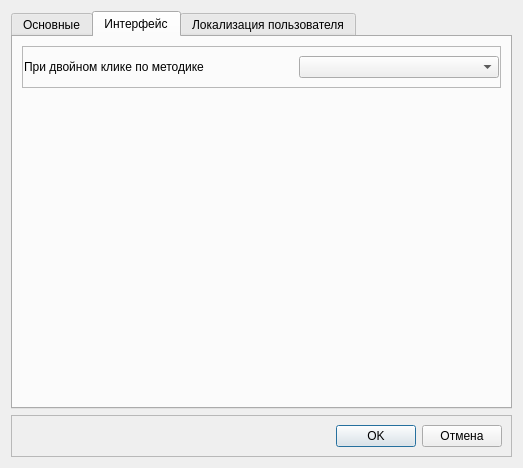
<?xml version="1.0" encoding="UTF-8"?>
<ui version="4.0">
 <class>AAnalyserSettings</class>
 <widget class="QDialog" name="AAnalyserSettings">
  <property name="geometry">
   <rect>
    <x>0</x>
    <y>0</y>
    <width>523</width>
    <height>462</height>
   </rect>
  </property>
  <property name="windowTitle">
   <string>Параметры A-Analyser</string>
  </property>
  <layout class="QVBoxLayout" name="verticalLayout">
   <item>
    <widget class="QTabWidget" name="twTabs">
     <property name="currentIndex">
      <number>1</number>
     </property>
     <widget class="QWidget" name="tabMain">
      <attribute name="title">
       <string>Основные</string>
      </attribute>
      <layout class="QVBoxLayout" name="verticalLayout_4">
       <item>
        <widget class="QFrame" name="frPatientWindowNumber">
         <property name="frameShape">
          <enum>QFrame::StyledPanel</enum>
         </property>
         <property name="frameShadow">
          <enum>QFrame::Raised</enum>
         </property>
         <layout class="QHBoxLayout" name="horizontalLayout_2">
          <item>
           <widget class="QLabel" name="lblPatientWindowNumber">
            <property name="text">
             <string>Окно пациента располагать на мониторе</string>
            </property>
           </widget>
          </item>
          <item>
           <widget class="QComboBox" name="cbPatientWindowNumber">
            <property name="sizePolicy">
             <sizepolicy hsizetype="Fixed" vsizetype="Fixed">
              <horstretch>0</horstretch>
              <verstretch>0</verstretch>
             </sizepolicy>
            </property>
           </widget>
          </item>
         </layout>
        </widget>
       </item>
       <item>
        <widget class="QFrame" name="frOnePatient">
         <property name="frameShape">
          <enum>QFrame::StyledPanel</enum>
         </property>
         <property name="frameShadow">
          <enum>QFrame::Plain</enum>
         </property>
         <layout class="QVBoxLayout" name="verticalLayout_2">
          <item>
           <widget class="QCheckBox" name="cbOnePatient">
            <property name="text">
             <string>Работать с одним пациентом</string>
            </property>
           </widget>
          </item>
          <item>
           <widget class="QFrame" name="frOnePatientFIO">
            <property name="frameShape">
             <enum>QFrame::StyledPanel</enum>
            </property>
            <property name="frameShadow">
             <enum>QFrame::Raised</enum>
            </property>
            <layout class="QHBoxLayout" name="horizontalLayout_3">
             <property name="spacing">
              <number>15</number>
             </property>
             <item>
              <widget class="QLabel" name="lblOnePatientFIO">
               <property name="text">
                <string>ФИО пациента</string>
               </property>
              </widget>
             </item>
             <item>
              <widget class="QLineEdit" name="edOnePatientFIO"/>
             </item>
            </layout>
           </widget>
          </item>
         </layout>
        </widget>
       </item>
       <item>
        <widget class="QGroupBox" name="gbRunningMode">
         <property name="title">
          <string>Режим проведения тестов</string>
         </property>
         <layout class="QVBoxLayout" name="verticalLayout_6">
          <item>
           <widget class="QComboBox" name="cbRunningMode"/>
          </item>
          <item>
           <widget class="QFrame" name="frTimeCounter">
            <property name="frameShape">
             <enum>QFrame::StyledPanel</enum>
            </property>
            <property name="frameShadow">
             <enum>QFrame::Raised</enum>
            </property>
            <layout class="QHBoxLayout" name="horizontalLayout_4">
             <item>
              <widget class="QLabel" name="lblTimeCounter">
               <property name="text">
                <string>Отсчитывать время, секунд</string>
               </property>
              </widget>
             </item>
             <item>
              <widget class="QSpinBox" name="edTimeCounter">
               <property name="sizePolicy">
                <sizepolicy hsizetype="Fixed" vsizetype="Fixed">
                 <horstretch>0</horstretch>
                 <verstretch>0</verstretch>
                </sizepolicy>
               </property>
               <property name="minimumSize">
                <size>
                 <width>70</width>
                 <height>0</height>
                </size>
               </property>
               <property name="minimum">
                <number>1</number>
               </property>
               <property name="maximum">
                <number>10</number>
               </property>
               <property name="value">
                <number>5</number>
               </property>
              </widget>
             </item>
            </layout>
           </widget>
          </item>
          <item>
           <widget class="QFrame" name="frTimeLatent">
            <property name="frameShape">
             <enum>QFrame::StyledPanel</enum>
            </property>
            <property name="frameShadow">
             <enum>QFrame::Raised</enum>
            </property>
            <layout class="QHBoxLayout" name="horizontalLayout_5">
             <item>
              <widget class="QLabel" name="lblTimeLatent">
               <property name="text">
                <string>Латентный период, секунд</string>
               </property>
              </widget>
             </item>
             <item>
              <widget class="QSpinBox" name="edTimeLatent">
               <property name="sizePolicy">
                <sizepolicy hsizetype="Fixed" vsizetype="Fixed">
                 <horstretch>0</horstretch>
                 <verstretch>0</verstretch>
                </sizepolicy>
               </property>
               <property name="minimumSize">
                <size>
                 <width>70</width>
                 <height>0</height>
                </size>
               </property>
               <property name="minimum">
                <number>1</number>
               </property>
               <property name="maximum">
                <number>10</number>
               </property>
               <property name="value">
                <number>2</number>
               </property>
              </widget>
             </item>
            </layout>
           </widget>
          </item>
         </layout>
        </widget>
       </item>
       <item>
        <spacer name="verticalSpacer">
         <property name="orientation">
          <enum>Qt::Vertical</enum>
         </property>
         <property name="sizeHint" stdset="0">
          <size>
           <width>20</width>
           <height>40</height>
          </size>
         </property>
        </spacer>
       </item>
      </layout>
     </widget>
     <widget class="QWidget" name="tabInterface">
      <attribute name="title">
       <string>Интерфейс</string>
      </attribute>
      <layout class="QVBoxLayout" name="verticalLayout_7">
       <item>
        <widget class="QFrame" name="frTestDoubleClickMode">
         <property name="frameShape">
          <enum>QFrame::StyledPanel</enum>
         </property>
         <property name="frameShadow">
          <enum>QFrame::Raised</enum>
         </property>
         <layout class="QHBoxLayout" name="horizontalLayout_6">
          <property name="leftMargin">
           <number>1</number>
          </property>
          <property name="topMargin">
           <number>9</number>
          </property>
          <property name="rightMargin">
           <number>1</number>
          </property>
          <property name="bottomMargin">
           <number>9</number>
          </property>
          <item>
           <widget class="QLabel" name="lblTestDoubleClickMode">
            <property name="text">
             <string>При двойном клике по методике</string>
            </property>
           </widget>
          </item>
          <item>
           <spacer name="horizontalSpacer">
            <property name="orientation">
             <enum>Qt::Horizontal</enum>
            </property>
            <property name="sizeHint" stdset="0">
             <size>
              <width>40</width>
              <height>20</height>
             </size>
            </property>
           </spacer>
          </item>
          <item>
           <widget class="QComboBox" name="cbTestDoubleClickMode">
            <property name="minimumSize">
             <size>
              <width>200</width>
              <height>0</height>
             </size>
            </property>
           </widget>
          </item>
         </layout>
        </widget>
       </item>
       <item>
        <spacer name="verticalSpacer_2">
         <property name="orientation">
          <enum>Qt::Vertical</enum>
         </property>
         <property name="sizeHint" stdset="0">
          <size>
           <width>20</width>
           <height>302</height>
          </size>
         </property>
        </spacer>
       </item>
      </layout>
     </widget>
     <widget class="QWidget" name="tabUserLocalize">
      <attribute name="title">
       <string>Локализация пользователя</string>
      </attribute>
      <layout class="QVBoxLayout" name="verticalLayout_5">
       <item>
        <widget class="QGroupBox" name="gbUserLocalize">
         <property name="minimumSize">
          <size>
           <width>0</width>
           <height>350</height>
          </size>
         </property>
         <property name="title">
          <string>Вы находитесь в</string>
         </property>
         <layout class="QVBoxLayout" name="verticalLayout_3">
          <property name="spacing">
           <number>3</number>
          </property>
          <property name="leftMargin">
           <number>1</number>
          </property>
          <property name="topMargin">
           <number>1</number>
          </property>
          <property name="rightMargin">
           <number>1</number>
          </property>
          <property name="bottomMargin">
           <number>1</number>
          </property>
          <item>
           <widget class="QTreeView" name="tvUserLocalize">
            <attribute name="headerVisible">
             <bool>false</bool>
            </attribute>
           </widget>
          </item>
          <item>
           <widget class="QFrame" name="frame_2">
            <property name="frameShape">
             <enum>QFrame::StyledPanel</enum>
            </property>
            <property name="frameShadow">
             <enum>QFrame::Raised</enum>
            </property>
            <layout class="QHBoxLayout" name="horizontalLayout">
             <property name="spacing">
              <number>6</number>
             </property>
             <property name="leftMargin">
              <number>1</number>
             </property>
             <property name="topMargin">
              <number>1</number>
             </property>
             <property name="rightMargin">
              <number>1</number>
             </property>
             <property name="bottomMargin">
              <number>1</number>
             </property>
             <item>
              <widget class="QLabel" name="lblUserLocalizeInfoPic">
               <property name="sizePolicy">
                <sizepolicy hsizetype="Fixed" vsizetype="Preferred">
                 <horstretch>0</horstretch>
                 <verstretch>0</verstretch>
                </sizepolicy>
               </property>
               <property name="text">
                <string/>
               </property>
               <property name="pixmap">
                <pixmap resource="kernel.qrc">:/images/Info.png</pixmap>
               </property>
              </widget>
             </item>
             <item>
              <widget class="QLabel" name="lblUserLocalizeInfo">
               <property name="text">
                <string>Выберите страну и населенный пункт, в котором Вы находитесь
 или к которому находитесь ближе всего</string>
               </property>
              </widget>
             </item>
            </layout>
           </widget>
          </item>
         </layout>
        </widget>
       </item>
      </layout>
     </widget>
    </widget>
   </item>
   <item>
    <widget class="QFrame" name="frModalButtons">
     <property name="frameShape">
      <enum>QFrame::StyledPanel</enum>
     </property>
     <property name="frameShadow">
      <enum>QFrame::Raised</enum>
     </property>
     <layout class="QHBoxLayout" name="horizontalLayout_10">
      <item>
       <spacer name="horizontalSpacer_4">
        <property name="orientation">
         <enum>Qt::Horizontal</enum>
        </property>
        <property name="sizeHint" stdset="0">
         <size>
          <width>40</width>
          <height>20</height>
         </size>
        </property>
       </spacer>
      </item>
      <item>
       <widget class="QPushButton" name="btnOK">
        <property name="text">
         <string>OK</string>
        </property>
       </widget>
      </item>
      <item>
       <widget class="QPushButton" name="btnCancel">
        <property name="text">
         <string>Отмена</string>
        </property>
       </widget>
      </item>
     </layout>
    </widget>
   </item>
  </layout>
 </widget>
 <resources>
  <include location="kernel.qrc"/>
 </resources>
 <connections>
  <connection>
   <sender>cbOnePatient</sender>
   <signal>clicked(bool)</signal>
   <receiver>AAnalyserSettings</receiver>
   <slot>cbOnePatientClicked(bool)</slot>
   <hints>
    <hint type="sourcelabel">
     <x>148</x>
     <y>112</y>
    </hint>
    <hint type="destinationlabel">
     <x>522</x>
     <y>113</y>
    </hint>
   </hints>
  </connection>
  <connection>
   <sender>cbRunningMode</sender>
   <signal>currentIndexChanged(int)</signal>
   <receiver>AAnalyserSettings</receiver>
   <slot>on_runningModeChange(int)</slot>
   <hints>
    <hint type="sourcelabel">
     <x>326</x>
     <y>203</y>
    </hint>
    <hint type="destinationlabel">
     <x>525</x>
     <y>181</y>
    </hint>
   </hints>
  </connection>
  <connection>
   <sender>btnOK</sender>
   <signal>clicked()</signal>
   <receiver>AAnalyserSettings</receiver>
   <slot>accept()</slot>
   <hints>
    <hint type="sourcelabel">
     <x>373</x>
     <y>432</y>
    </hint>
    <hint type="destinationlabel">
     <x>524</x>
     <y>325</y>
    </hint>
   </hints>
  </connection>
  <connection>
   <sender>btnCancel</sender>
   <signal>clicked()</signal>
   <receiver>AAnalyserSettings</receiver>
   <slot>reject()</slot>
   <hints>
    <hint type="sourcelabel">
     <x>457</x>
     <y>419</y>
    </hint>
    <hint type="destinationlabel">
     <x>521</x>
     <y>357</y>
    </hint>
   </hints>
  </connection>
 </connections>
 <slots>
  <slot>cbOnePatientClicked(bool)</slot>
  <slot>on_runningModeChange(int)</slot>
 </slots>
</ui>
